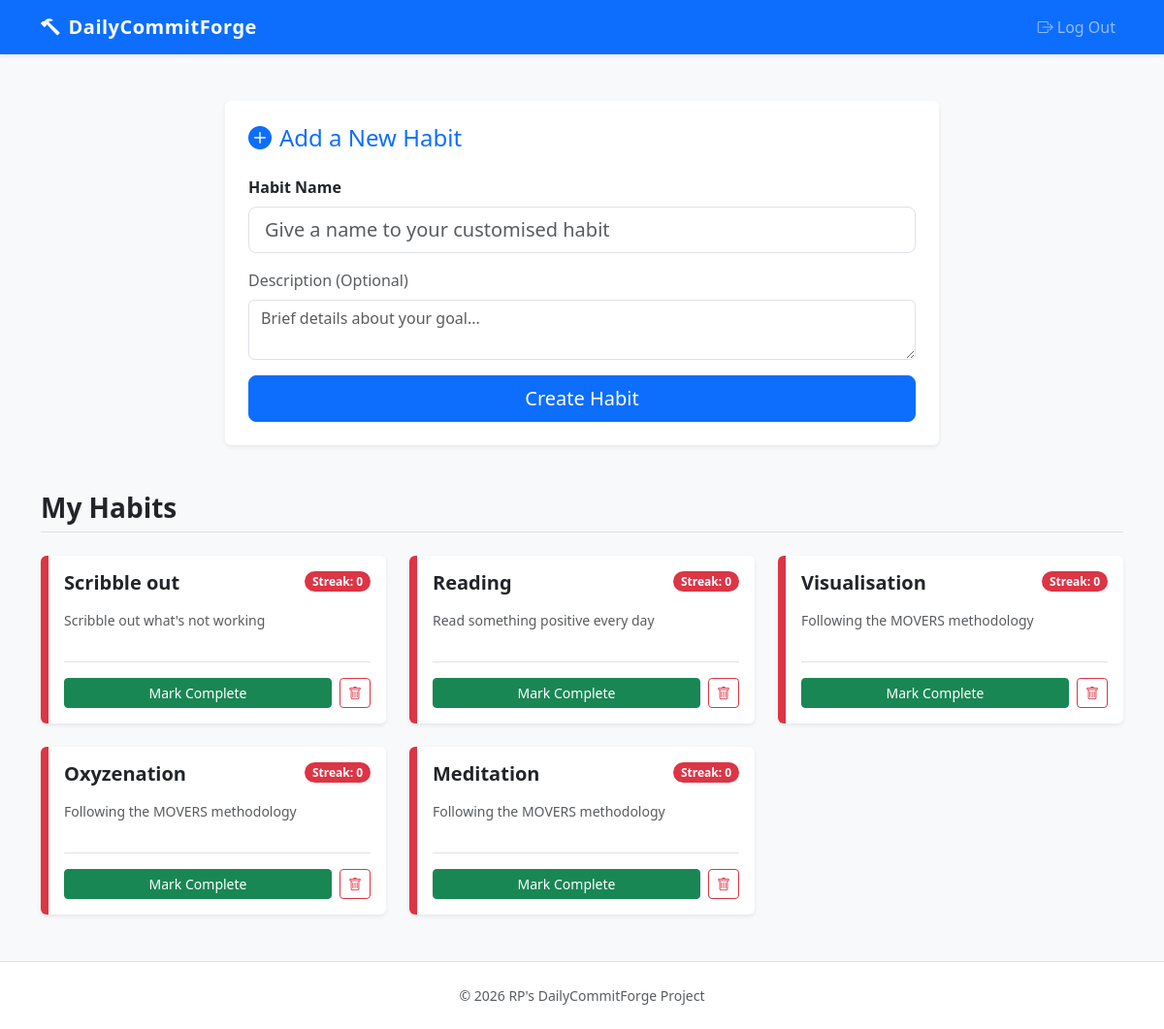
Screenshot of / (signed in) with the database file from the repository.
### tables this page shows
CREATE TABLE habits (
    id INTEGER PRIMARY KEY AUTOINCREMENT,
    name TEXT NOT NULL,
    description TEXT,
    created_at DATETIME DEFAULT CURRENT_TIMESTAMP
, user_id INTEGER);

### app.py (the view)
@app.route('/')
@login_required # Protecting the dashboard
def index():
    db = get_db()
    today = date.today()
    habits_data = []
    try:
        habits_rows = db.execute(
            "SELECT * FROM habits WHERE user_id = ? ORDER BY created_at DESC",
            (session["user_id"],)
        ).fetchall()
        for habit in habits_rows:
            completions_rows = db.execute(
                "SELECT completion_date FROM completions WHERE habit_id = ? ORDER BY completion_date",
                (habit['id'],)
            ).fetchall()
            completion_dates = [c['completion_date'] for c in completions_rows]
            current_streak, longest_streak, is_completed, is_due = calculate_streak(completion_dates, today)
            habits_data.append({
                'id': habit['id'],
                'name': habit['name'],
                'description': habit['description'],
                'created_at': habit['created_at'],
                'current_streak': current_streak,
                'longest_streak': longest_streak,
                'completed_today': is_completed,
                'is_due': is_due,
            })
    except sqlite3.Error as e:
        print(f"DB Error: {e}")
        habits_data = []
    return render_template("index.html", habits=habits_data)

### app.py (called while the page is built)
def get_db():
    if 'db' not in g:
        g.db = sqlite3.connect(app.config['DATABASE'], detect_types=sqlite3.PARSE_DECLTYPES)
        g.db.row_factory = sqlite3.Row
    return g.db

### helpers.py (called while the page is built)
def login_required(f):
    @wraps(f)
    def decorated_function(*args, **kwargs):
        if session.get("user_id") is None:
            return redirect("/login")
        return f(*args, **kwargs)
    return decorated_function

### templates/index.html (shortened to what this page needs)
{% extends 'layout.html' %}
{% block main %}
{% if session["user_id"] %}
<div class="row justify-content-center mb-5">
    <div class="col-lg-8">
        <div class="card shadow-sm border-0">
            <div class="card-body p-4">
                <h2 class="card-title h4 mb-4 text-primary">
                    <i class="bi bi-plus-circle-fill me-2"></i>Add a New Habit
                </h2>
                <form method="POST" action="/add">
                    <div class="mb-3">
                        <label for="name" class="form-label fw-bold">Habit Name</label>
                        <input type="text" class="form-control form-control-lg" id="name" name="name" placeholder="Give a name to your customised habit" required>
                    </div>
                    <div class="mb-3">
                        <label for="description" class="form-label text-muted">Description (Optional)</label>
                        <textarea class="form-control" id="description" name="description" rows="2" placeholder="Brief details about your goal..."></textarea>
                    </div>
                    <div class="d-grid">
                        <button type="submit" class="btn btn-primary btn-lg">Create Habit</button>
                    </div>
                </form>
            </div>
        </div>
    </div>
</div>
{% endif %}
<h2 class="h3 fw-bold text-dark mb-4 border-bottom pb-2">My Habits</h2>
{% if habits %}
    <div class="row g-4">
        {% for habit in habits %}
            {% set streak = habit.current_streak %}
            {% if streak == 0 %}
                {% set border_color = "border-danger" %}
                {% set badge_color = "text-bg-danger" %}
            {% elif streak <= 4 %}
                {% set border_color = "border-warning" %}
                {% set badge_color = "text-bg-warning" %}
            {% else %}
                {% set border_color = "border-success" %}
                {% set badge_color = "text-bg-success" %}
            {% endif %}
            <div class="col-md-6 col-lg-4">
                <div class="card h-100 shadow-sm border-0 border-start streak-card {{ border_color }}">
                    <div class="card-body d-flex flex-column">
                        <div class="d-flex justify-content-between align-items-start mb-3">
                            <h3 class="h5 card-title fw-bold mb-0">{{ habit.name }}</h3>
                            <span class="badge {{ badge_color }} rounded-pill">
                                Streak: {{ streak }}
                            </span>
                        </div>
                        <p class="card-text text-muted flex-grow-1 small">
                            {{ habit.description or 'No description provided.' }}
                        </p>
                        <div class="d-flex justify-content-between align-items-center mt-3 pt-3 border-top">
                            {% if habit.completed_today %}
                                <button class="btn btn-light btn-sm w-100 me-2" disabled>
                                    <i class="bi bi-check-circle-fill text-success me-1"></i>Done
                                </button>
                            {% else %}
                                <form method="POST" action="/complete/{{ habit.id }}" class="w-100 me-2">
                                    <button type="submit" class="btn btn-success btn-sm w-100">
                                        Mark Complete
                                    </button>
                                </form>
                            {% endif %}
                            <button type="button"
                                    class="btn btn-outline-danger btn-sm"
                                    data-bs-toggle="modal"
                                    data-bs-target="#deleteModal"
                                    data-habit-id="{{ habit.id }}"
                                    data-habit-name="{{ habit.name }}">
                                <i class="bi bi-trash"></i>
                            </button>
                        </div>
                    </div>
                </div>
            </div>
        {% endfor %}
    </div>
{% else %}
    <div class="alert alert-info shadow-sm" role="alert">
        <h4 class="alert-heading"><i class="bi bi-info-circle me-2"></i>No habits yet!</h4>
        <p class="mb-0">You haven't added any habits. Use the form above to forge your first daily commitment.</p>
    </div>
{% endif %}
{% endblock %}

### templates/layout.html (style rules this page uses)
body { background-color: #f8f9fa; }
.streak-card { border-left-width: 8px !important; }

### rows the page displays
habits: name "Scribble out", streak "0", description "Scribble out what's not working"
habits: name "Reading", streak "0", description "Read something positive every day"
habits: name "Visualisation", streak "0", description "Following the MOVERS methodology"
habits: name "Oxyzenation", streak "0", description "Following the MOVERS methodology"
habits: name "Meditation", streak "0", description "Following the MOVERS methodology"
